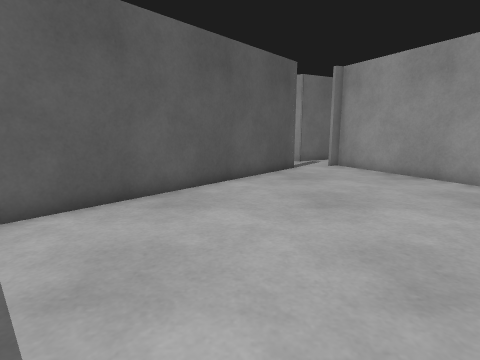
View 1 (above)

14 first-person views from a walk through a robot-simulator world made for Gazebo. The camera is 0.94 m above the floor, tilts 10° down and sees 80° across. The floor is counted in squares, 0.5 m on a side. Each view is taken from the middle of a square. On the plan, view 1 faces up. The plan holds only what a view shows up to about 16 squares ahead; the rest is blank. The place goes on beyond the plan. The robots in the file are not drawn.

View 2
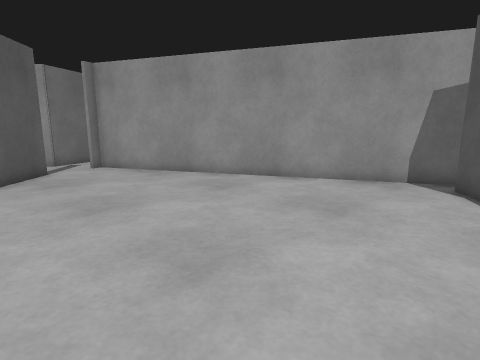

View 3
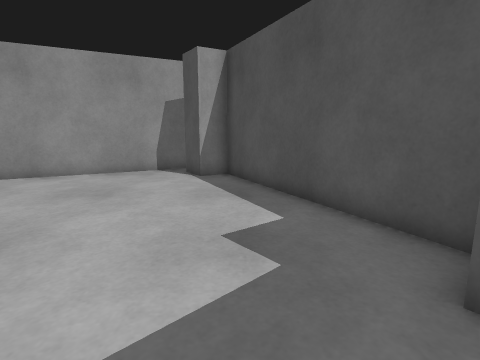

View 4
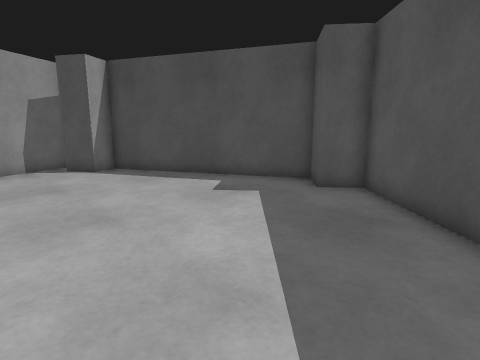

View 5
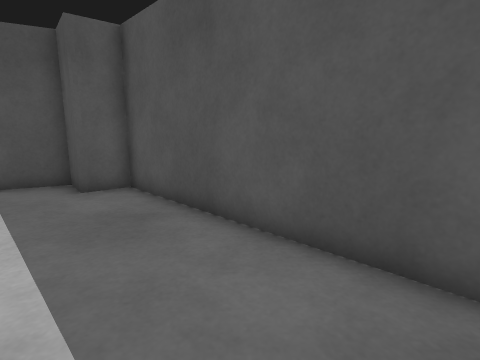

View 6
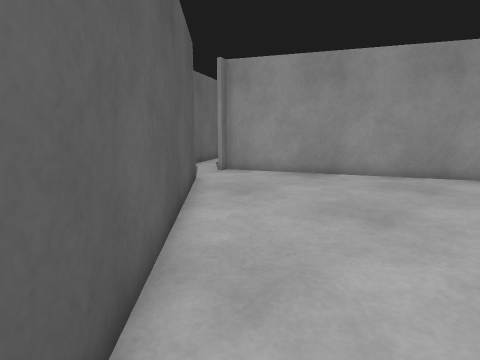

View 7
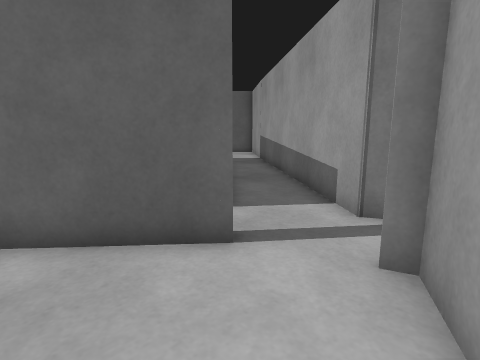

View 8
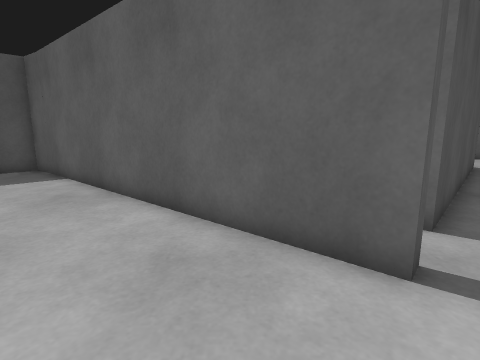

View 9
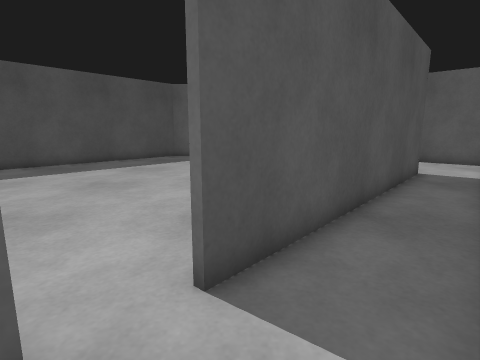

View 10
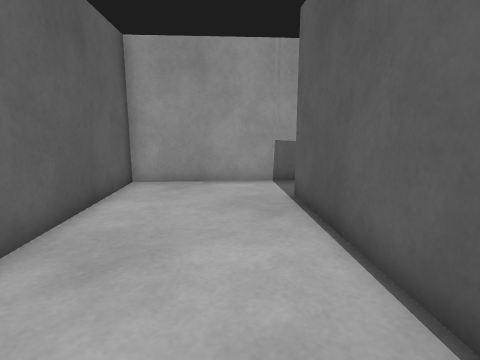

View 11
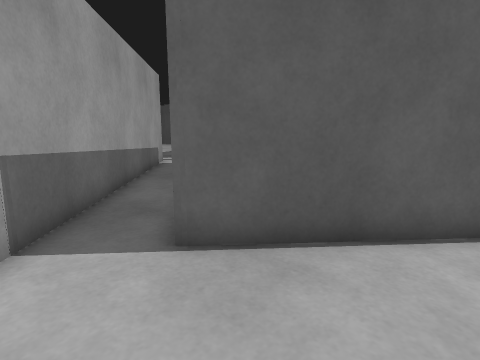

View 12
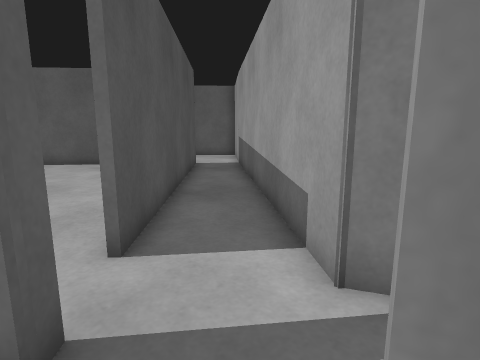

View 13
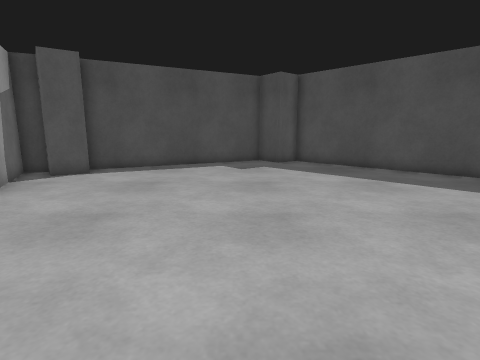

View 14
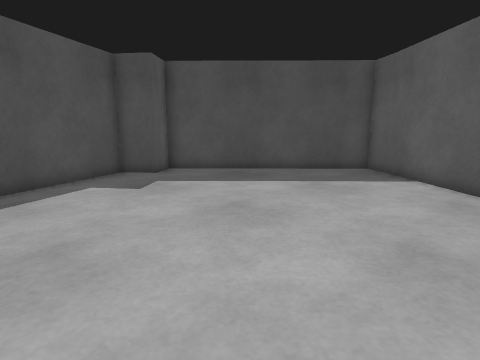

### Floor plan
Points are (right, up) in squares from view 1. A wall is a line through its corners. A room is listed if a view was taken in it or the views show most of it. See-through windows are left out.
Room 1 (views 1, 2, 3, 4, 5, 6, 7, 8, 9, 12, 13, 14)
walls: (2.1, 14.5) (2.6, 14.1) (-7.2, 2.7); (-6.3, 3.8) (-7.1, 2.6) (-0.4, -4.3) (0.8, -3.4) (1.8, -4.7) (10.2, -0.5) (9.6, 0.6) (10.8, 1.4) (11.6, 0.2) (12.4, 0.7) (5.2, 15.1) (4.7, 14.9); (3.6, 17.1) (-6, 25.1); (-7.2, 22.8) (0.9, 15.6)
ways out: opening at (-6, 24) to room 2; opening at (5.5, 16)
Room 2 (views 10, 11)
walls: (-12.1, 19.1) (-8.1, 23.6) (-7.2, 22.8); (-6, 25.1) (-10.6, 28.9) (-14.7, 24.3)
ways out: opening at (-6, 24) to room 1

Where each view was taken, in squares from view 1:
view 1: 0 up, 0 right, facing up
view 2: 0 up, 0 right, facing up-right
view 3: 1 down, 2 left, facing right
view 4: 5 up, 4 left, facing down-right
view 5: 5 up, 4 left, facing down
view 6: 5 up, 4 left, facing up-right
view 7: 11 up, 6 right, facing up-left
view 8: 12 up, 6 right, facing left
view 9: 16 up, 4 right, facing left
view 10: 19 up, 15 left, facing up-right
view 11: 26 up, 12 left, facing down-right
view 12: 14 up, 5 right, facing up-left
view 13: 13 up, 3 right, facing down
view 14: 8 up, 7 right, facing down-left
